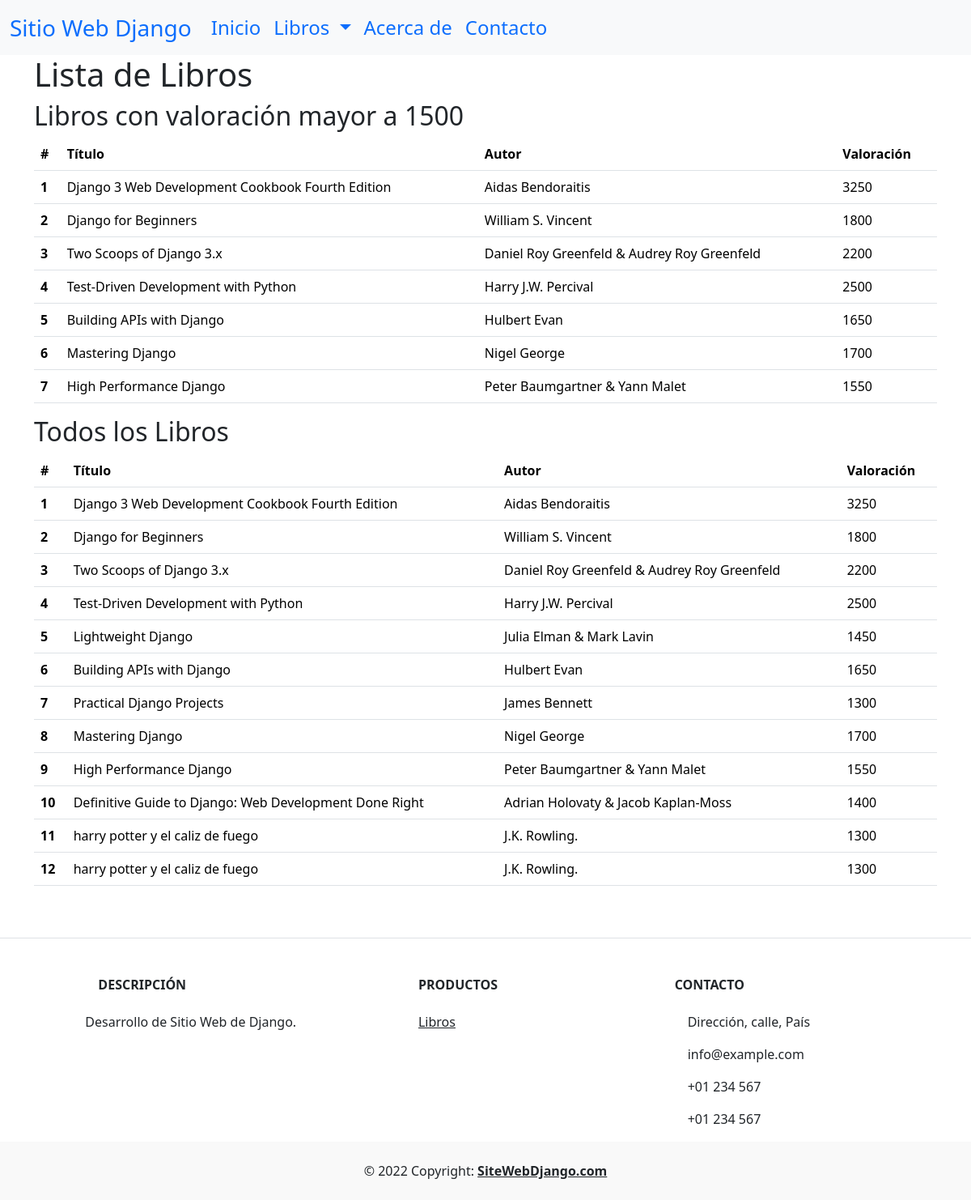
Screenshot of /lista_libros with the database file from the repository.
### libros/models.py (models this page shows, shortened)
class Book(models.Model):
    titulo = models.CharField(max_length=100, null=False)
    autor = models.CharField(max_length=50, null=False)
    valoracion = models.IntegerField(help_text='Valoración entre 0 y 100')

### libros/views.py (the view)
# urls.py: path('lista_libros', views.lista_libro, name='lista_libros'), #lista de libros
def lista_libro(request):
    books = Book.objects.all()
    libro_filtrado = Book.objects.filter(valoracion__gt=1500)
    return render(request, 'libros/lista_libros.html', {
        'books': books,          # Libros completos
        'libro_filtrado': libro_filtrado  # Libros filtrados
    })

### libros/templates/libros/lista_libros.html
{% extends 'libros/base.html' %}
{% block content %}
<div class="container">
    <h1>Lista de Libros</h1>
    <h2>Libros con valoración mayor a 1500</h2>
    <table class="table table-hover">
        <thead>
            <tr>
                <th scope="col">#</th>
                <th scope="col">Título</th>
                <th scope="col">Autor</th>
                <th scope="col">Valoración</th>
            </tr>
        </thead>
        <tbody>
            {% for book in libro_filtrado %}
            <tr>
                <th scope="row">{{ forloop.counter }}</th>
                <td>{{ book.titulo }}</td>
                <td>{{ book.autor }}</td>
                <td>{{ book.valoracion }}</td>
            </tr>
            {% empty %}
            <tr>
                <td colspan="4">No hay libros con valoración mayor a 1500.</td>
            </tr>
            {% endfor %}
        </tbody>
    </table>
    <h2>Todos los Libros</h2>
    <table class="table table-hover">
        <thead>
            <tr>
                <th scope="col">#</th>
                <th scope="col">Título</th>
                <th scope="col">Autor</th>
                <th scope="col">Valoración</th>
            </tr>
        </thead>
        <tbody>
            {% for libro in books %}
            <tr>
                <th scope="row">{{ forloop.counter }}</th>
                <td>{{ libro.titulo }}</td>
                <td>{{ libro.autor }}</td>
                <td>{{ libro.valoracion }}</td>
            </tr>
            {% empty %}
            <tr>
                <td colspan="4">No hay libros disponibles.</td>
            </tr>
            {% endfor %}
        </tbody>
    </table>
</div>
{% endblock %}

### libros/templates/libros/base.html (shortened to what this page needs)
<!DOCTYPE html>
<html lang="en">
<head>
    <link href="https://cdn.jsdelivr.net/npm/bootstrap@5.3.2/dist/css/bootstrap.min.css" rel="stylesheet">
</head>
<body>
    <header>
        {% include 'libros/navbar.html'%}
    </header>
    <main>
        {% block content %}
        {% endblock %}
    </main>
    <footer>
        {% include 'libros/footer.html'%}
    </footer>
</body>
</html>

### libros/templates/libros/navbar.html (shortened to what this page needs)
<nav class="navbar navbar-expand-lg bg-body-tertiary">
  <div class="container-fluid">
      <a class="navbar-brand text-primary fs-3" href="#">Sitio Web Django</a>
      <div class="collapse navbar-collapse" id="navbarNav">
          <ul class="navbar-nav">
              <li class="nav-item">
                  <a class="nav-link text-primary fs-4" aria-current="page" href="{% url 'index' %}">Inicio</a>
              </li>
              <li class="nav-item dropdown">
                  <a class="nav-link dropdown-toggle text-primary fs-4" href="#" id="navbarDropdown" role="button" data-bs-toggle="dropdown" aria-expanded="false">
                      Libros
                  </a>
              </li>
              <li class="nav-item">
                  <a class="nav-link text-primary fs-4" href="#">Acerca de</a>
              </li>
              <li class="nav-item">
                  <a class="nav-link text-primary fs-4" href="#">Contacto</a>
              </li>
          </ul>
      </div>
  </div>
</nav>

### libros/templates/libros/footer.html (shortened to what this page needs)
<section class="d-flex justify-content-center justify-content-lg-between p-4 border-bottom">
</section>
<section>
    <div class="container text-center text-md-start mt-5">
        <div class="row mt-3">
            <div class="col-md-3 col-lg-4 col-xl-3 mx-auto mb-4">
                <h6 class="text-uppercase fw-bold mb-4">
                    Descripción
                </h6>
                <p>
                    Desarrollo de Sitio Web de Django.
                </p>
            </div>
            <div class="col-md-2 col-lg-2 col-xl-2 mx-auto mb-4">
                <h6 class="text-uppercase fw-bold mb-4">Productos</h6>
                <p>
                    <a href="{% url 'lista_libros' %}" class="text-reset">Libros</a>
                </p>
            </div>
            <div class="col-md-4 col-lg-3 col-xl-3 mx-auto mb-md-0 mb-4">
                <h6 class="text-uppercase fw-bold mb-4">Contacto</h6>
                <p> Dirección, calle, País</p>
                <p>
                    info@example.com
                </p>
                <p> +01 234 567</p>
                <p> +01 234 567</p>
            </div>
        </div>
    </div>
</section>
<div class="text-center p-4" style="background-color: rgba(0, 0, 0, 0.025);">
    © 2022 Copyright:
    <a class="text-reset fw-bold" href="http://localhost:8000">SiteWebDjango.com</a>
</div>

### rows the page displays
Book: titulo "Django 3 Web Development Cookbook Fourth Edition", autor "Aidas Bendoraitis", valoracion "3250"
Book: titulo "Django for Beginners", autor "William S. Vincent", valoracion "1800"
Book: titulo "Two Scoops of Django 3.x", autor "Daniel Roy Greenfeld & Audrey Roy Greenfeld", valoracion "2200"
Book: titulo "Test-Driven Development with Python", autor "Harry J.W. Percival", valoracion "2500"
Book: titulo "Building APIs with Django", autor "Hulbert Evan", valoracion "1650"
Book: titulo "Mastering Django", autor "Nigel George", valoracion "1700"
Book: titulo "High Performance Django", autor "Peter Baumgartner & Yann Malet", valoracion "1550"
Book: titulo "Lightweight Django", autor "Julia Elman & Mark Lavin", valoracion "1450"
Book: titulo "Practical Django Projects", autor "James Bennett", valoracion "1300"
Book: titulo "Definitive Guide to Django: Web Development Done Right", autor "Adrian Holovaty & Jacob Kaplan-Moss", valoracion "1400"
Book: titulo "harry potter y el caliz de fuego", autor "J.K. Rowling.", valoracion "1300"
Book: titulo "harry potter y el caliz de fuego", autor "J.K. Rowling.", valoracion "1300"
